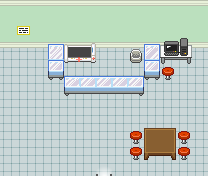

This game map was drawn from its Tiled (.tmx) file and the tilesets committed beside it. A one-line description and the trimmed map source follow:
An orthogonal 13x11 tile map with 16x16 px tiles, 4 tile layers (Tile Layer 1, Tile Layer 2, Tile Layer 3, Above player), 3 tilesets and 13 objects (7x event, 6x collision).

<map version="1.8" tiledversion="1.8.0" orientation="orthogonal" renderorder="right-down" compressionlevel="0" width="13" height="11" tilewidth="16" tileheight="16" infinite="0" nextlayerid="7" nextobjectid="30">
 <properties>
  <property name="inside" type="bool" value="true" />
  <property name="scenario" value="tobedefined" />
  <property name="slug" value="sphalian_center" />
  <property name="types" value="center" />
 </properties>
 <tileset firstgid="1" name="core_indoor_walls" tilewidth="16" tileheight="16" tilecount="3864" columns="46">
  <image source="../../gfx/tilesets/core_indoor_walls.png" width="736" height="1344" />
 </tileset>
 <tileset firstgid="3865" name="core_indoor_floors" tilewidth="16" tileheight="16" tilecount="3864" columns="46">
  <image source="../../gfx/tilesets/core_indoor_floors.png" width="736" height="1344" />
 </tileset>
 <tileset firstgid="7729" name="core_set pieces" tilewidth="16" tileheight="16" tilecount="1550" columns="31">
  <image source="../../gfx/tilesets/core_set pieces.png" width="496" height="800" />
 </tileset>
 <layer id="1" name="Tile Layer 1" width="13" height="11">
  <data>[143 cells, 143 non-empty, 4 distinct tile ids]</data>
 </layer>
 <layer id="2" name="Tile Layer 2" width="13" height="11">
  <data>[143 cells, 30 non-empty, 23 distinct tile ids]</data>
 </layer>
 <layer id="3" name="Tile Layer 3" width="13" height="11">
  <data>[143 cells, 4 non-empty, 2 distinct tile ids]</data>
 </layer>
 <layer id="4" name="Above player" width="13" height="11">
  <data>[143 cells, 5 non-empty, 3 distinct tile ids]</data>
 </layer>
 <objectgroup color="#ff0000" id="5" name="Collision">
  <object id="5" type="collision" x="144" y="128" width="32" height="32" />
  <object id="6" type="collision" x="160" y="48" width="32" height="16" />
  <object id="7" type="collision" x="144" y="48" width="16" height="32" />
  <object id="8" type="collision" x="64" y="80" width="80" height="16" />
  <object id="9" type="collision" x="48" y="48" width="16" height="32" />
  <object id="11" type="collision" x="0" y="16" width="208" height="32" />
 </objectgroup>
 <objectgroup color="#ffff00" id="6" name="Events">
  <object id="16" name="Heal Tuxemon" type="event" x="96" y="96" width="16" height="16">
   <properties>
    <property name="act1" value="set_monster_health ," />
    <property name="act2" value="set_monster_status ," />
    <property name="act20" value="translated_dialog okaythen" />
    <property name="act30" value="npc_face tabanurse,up" />
    <property name="act40" value="wait 1" />
    <property name="act50" value="npc_face tabanurse,down" />
    <property name="act60" value="translated_dialog okaythen2" />
    <property name="act70" value="set_variable chooses:none" />
    <property name="act80" value="set_variable teleport_faint:sphalian_town_center.tmx 6 10" />
    <property name="cond1" value="is variable_set chooses:yes" />
   </properties>
  </object>
  <object id="17" name="Go outside" type="event" x="96" y="160" width="16" height="16">
   <properties>
    <property name="act1" value="transition_teleport sphalian_town.tmx,17,7,0.3" />
    <property name="act2" value="player_face down" />
    <property name="cond1" value="is player_at" />
    <property name="cond2" value="is player_facing down" />
   </properties>
  </object>
  <object id="22" name="Player Spawn" type="event" x="192" y="0" width="16" height="16" />
  <object id="25" name="Create Npc" type="event" x="0" y="0" width="16" height="16">
   <properties>
    <property name="act1" value="create_npc tabanurse,5,4" />
    <property name="cond1" value="not npc_exists tabanurse" />
   </properties>
  </object>
  <object id="26" name="hello there" type="event" x="80" y="80" width="16" height="16">
   <properties>
    <property name="act1" value="translated_dialog spyder_cotton_nurse1" />
    <property name="act3" value="translated_dialog_choice yes:no,chooses" />
    <property name="cond1" value="is player_facing_tile" />
    <property name="cond2" value="is button_pressed K_RETURN" />
    <property name="cond3" value="not variable_set chooses:yes" />
   </properties>
  </object>
  <object id="28" name="Use Computer" type="event" x="160" y="48" width="16" height="16">
   <properties>
    <property name="act1" value="change_state PCState" />
    <property name="cond1" value="is player_facing_tile" />
    <property name="cond2" value="is button_pressed K_RETURN" />
   </properties>
  </object>
  <object id="29" name="Auto Healing Teleported" type="event" x="16" y="0" width="16" height="16">
   <properties>
    <property name="act1" value="set_monster_health ," />
    <property name="act2" value="set_monster_status ," />
    <property name="act3" value="set_variable battle_last_result:none" />
    <property name="cond1" value="is variable_set battle_last_result:lost" />
   </properties>
  </object>
 </objectgroup>
</map>
